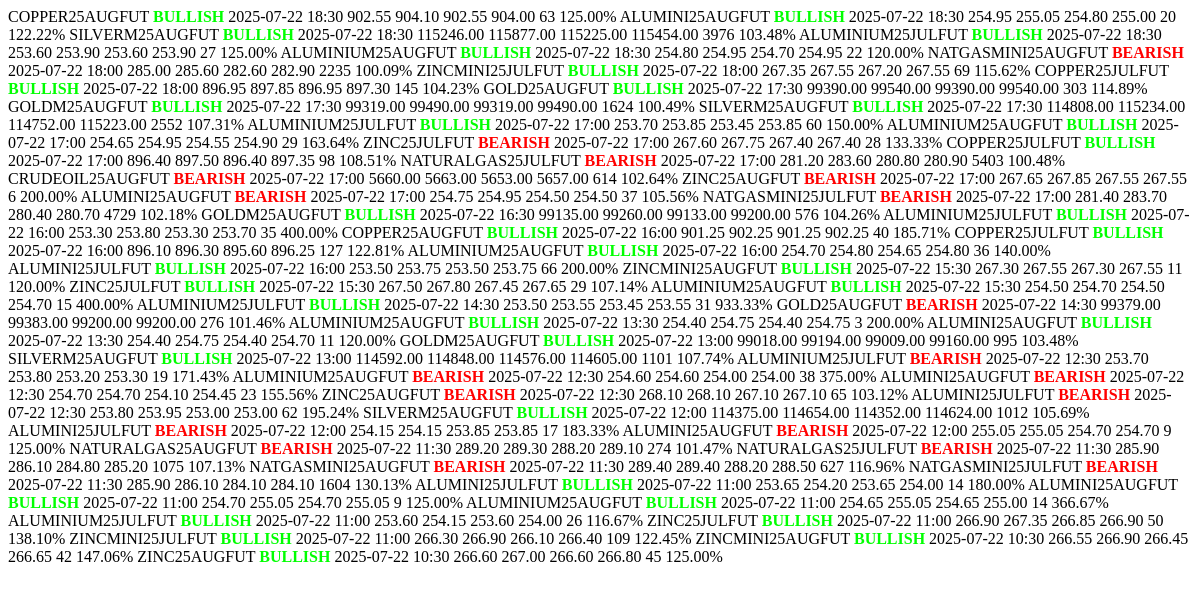
The page /signals/table on the database as committed earlier.
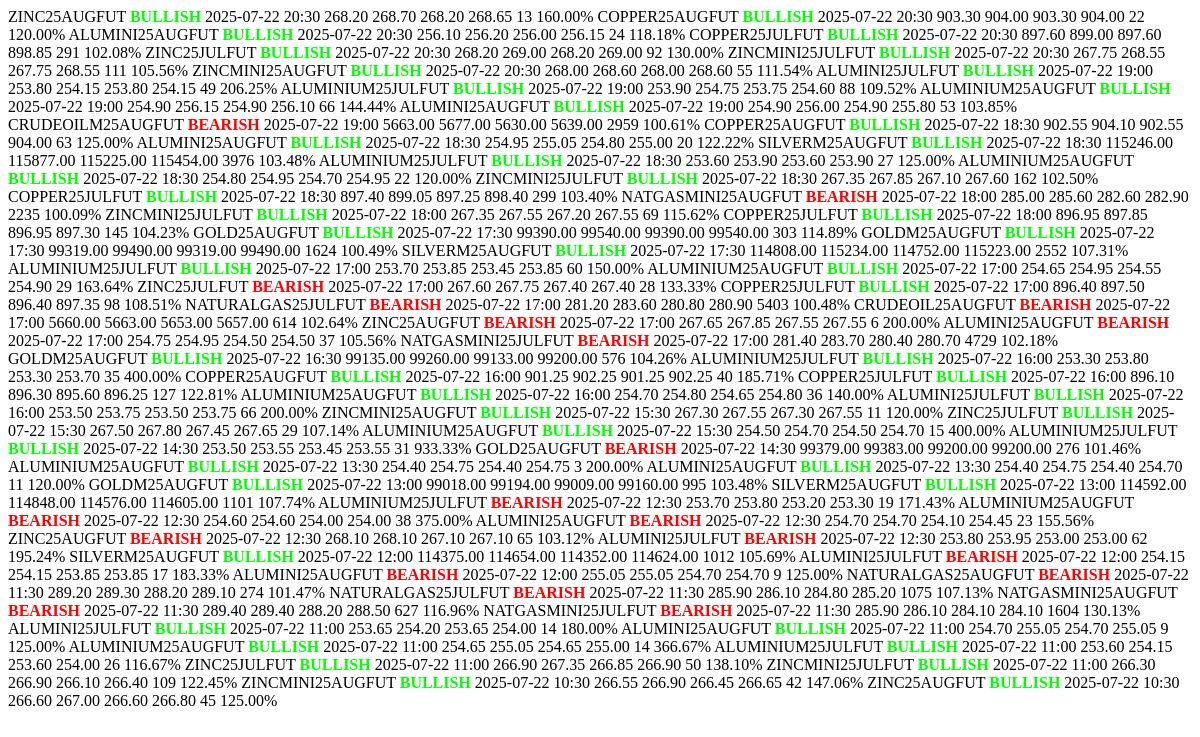
The same page on the database as committed later.
### tables this page shows
CREATE TABLE signals (
    id INTEGER PRIMARY KEY AUTOINCREMENT,
    symbol TEXT,
    signal_type TEXT,
    signal_time TEXT,
    open REAL,
    high REAL,
    low REAL,
    close REAL,
    volume REAL,
    volume_delta REAL
);

### app_vpa.py (the view)
@app.route("/signals/table")
def signal_table_partial_mcx():
    conn = sqlite3.connect('signals.db')
    conn.row_factory = sqlite3.Row
    cursor = conn.cursor()
    today = datetime.now().strftime("%Y-%m-%d")
    cursor.execute("""
        SELECT * FROM signals
        WHERE DATE(signal_time) = ?
        ORDER BY signal_time DESC
    """, (today,))
    rows = cursor.fetchall()
    conn.close()
    return render_template("partials/signal_rows.html", signals=rows)

### admin_routes.py (called while the page is built)
@admin_bp.before_app_request
def restrict_admin_pages():
    if request.path.startswith('/admin') and not session.get('user_type') == 'ADMIN':
        return redirect(url_for('login'))

### app_vpa.py (called while the page is built)
@app.before_request
def extend_session():
    session.permanent = True

### templates/partials/signal_rows.html
{% for row in signals %}
<tr>
    <td>{{ row.symbol }}</td>
    <td>
        <strong style="color: {{ 'lime' if row.signal_type == 'BULLISH' else 'red' }}">
            {{ row.signal_type }}
        </strong>
    </td>
    <td>{{ row.signal_time[:16] }}</td>
    <td>{{ "%.2f"|format(row.open) }}</td>
    <td>{{ "%.2f"|format(row.high) }}</td>
    <td>{{ "%.2f"|format(row.low) }}</td>
    <td>{{ "%.2f"|format(row.close) }}</td>
    <td>{{ "%.0f"|format(row.volume) }}</td>
    <td>{{ "%.2f"|format(row.volume_delta) }}%</td>
</tr>
{% endfor %}

Rows that differ between the two databases and show on the page:
added signals: symbol "ZINC25AUGFUT", signal_type "BULLISH", signal_time "2025-07-22 20:30", open "268.20", high "268.70", low "268.20", close "268.65", volume "13", volume_delta "160.00"
added signals: symbol "COPPER25AUGFUT", signal_type "BULLISH", signal_time "2025-07-22 20:30", open "903.30", high "904.00", low "903.30", close "904.00", volume "22", volume_delta "120.00"
added signals: symbol "ALUMINI25AUGFUT", signal_type "BULLISH", signal_time "2025-07-22 20:30", open "256.10", high "256.20", low "256.00", close "256.15", volume "24", volume_delta "118.18"
added signals: symbol "COPPER25JULFUT", signal_type "BULLISH", signal_time "2025-07-22 20:30", open "897.60", high "899.00", low "897.60", close "898.85", volume "291", volume_delta "102.08"
added signals: symbol "ZINC25JULFUT", signal_type "BULLISH", signal_time "2025-07-22 20:30", open "268.20", high "269.00", low "268.20", close "269.00", volume "92", volume_delta "130.00"
added signals: symbol "ZINCMINI25JULFUT", signal_type "BULLISH", signal_time "2025-07-22 20:30", open "267.75", high "268.55", low "267.75", close "268.55", volume "111", volume_delta "105.56"
added signals: symbol "ZINCMINI25AUGFUT", signal_type "BULLISH", signal_time "2025-07-22 20:30", open "268.00", high "268.60", low "268.00", close "268.60", volume "55", volume_delta "111.54"
added signals: symbol "ALUMINI25JULFUT", signal_type "BULLISH", signal_time "2025-07-22 19:00", open "253.80", high "254.15", low "253.80", close "254.15", volume "49", volume_delta "206.25"
added signals: symbol "ALUMINIUM25JULFUT", signal_type "BULLISH", signal_time "2025-07-22 19:00", open "253.90", high "254.75", low "253.75", close "254.60", volume "88", volume_delta "109.52"
added signals: symbol "ALUMINIUM25AUGFUT", signal_type "BULLISH", signal_time "2025-07-22 19:00", open "254.90", high "256.15", low "254.90", close "256.10", volume "66", volume_delta "144.44"
added signals: symbol "ALUMINI25AUGFUT", signal_type "BULLISH", signal_time "2025-07-22 19:00", open "254.90", high "256.00", low "254.90", close "255.80", volume "53", volume_delta "103.85"
added signals: symbol "CRUDEOILM25AUGFUT", signal_type "BEARISH", signal_time "2025-07-22 19:00", open "5663.00", high "5677.00", low "5630.00", close "5639.00", volume "2959", volume_delta "100.61"
added signals: symbol "ZINCMINI25JULFUT", signal_type "BULLISH", signal_time "2025-07-22 18:30", open "267.35", high "267.85", low "267.10", close "267.60", volume "162", volume_delta "102.50"
added signals: symbol "COPPER25JULFUT", signal_type "BULLISH", signal_time "2025-07-22 18:30", open "897.40", high "899.05", low "897.25", close "898.40", volume "299", volume_delta "103.40"
